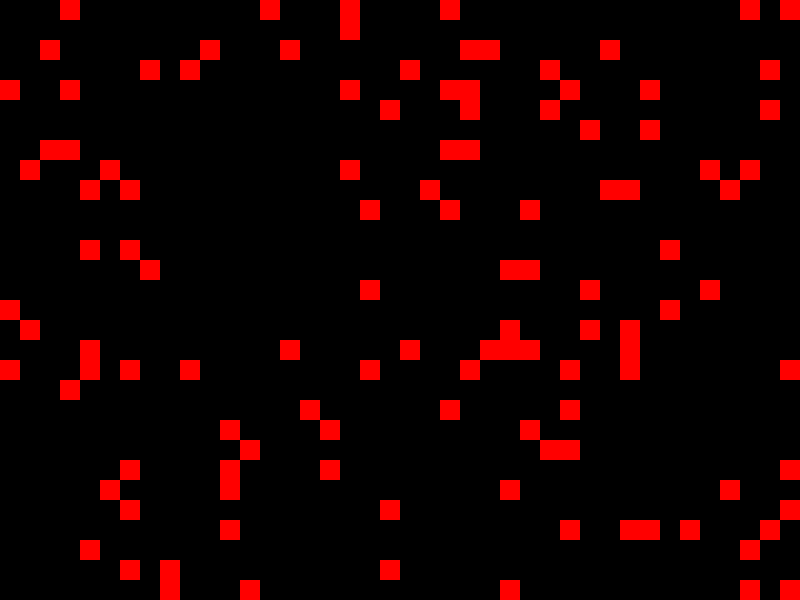
Frame 1 (no input)
Frame 60 (the mouse pressed at the canvas centre just before this capture): identical to frame 1, image omitted
Frame 120 (the mouse held since frame 60 and released just before this capture): identical to frame 1, image omitted

The Processing sketch that drew this single still picture (run headless with seeded random() and noise(); from frame 60 on, the mouse is pressed at the canvas centre):

// Processing sketch: GameOfLifeStarter
// ── GameOfLifeStarter.pde
import java.util.Arrays;

final int SPACING = 20; // each cell's width/height //<>// //<>//
final float DENSITY = 0.1; // how likely each cell is to be alive at the start
int[][] grid; // the 2D array to hold 0's and 1's

int g = 142;
int b = 172;
int x = 0;
int y = 0;
boolean show = true;
void setup() {
  size(800, 600); // adjust accordingly, make sure it's a multiple of SPACING
  noStroke(); // don't draw the edges of each cell
  frameRate(10); // controls speed of regeneration
  grid = new int[height / SPACING][width / SPACING];


  // STEP 1 - Populate initial grid (you may want to use Arrays.toString to check it)

  for (int i = 0; i<grid.length; i++) {
    for (int j = 0; j<grid[0].length; j++) {
      double r = Math.random();
      if (r<DENSITY) {
        grid[i][j]=1;
      } else {
        grid[i][j]=0;
      }
    }
  }
}

void draw() {
  showGrid(); // STEP 2 - Implement this method so you can see your 2D array
  // grid = calcNextGrid(); // uncomment this after you get showGrid() working
}

int[][] calcNextGrid() {
  int[][] nextGrid = new int[grid.length][grid[0].length];
  for (int r = 0; r<grid.length-1; r++) {//- 1 due to where it starting.
    for (int c = 0; c<grid[0].length; c++) {
    }
  }

  // your code here

  return nextGrid;
}

int countNeighbors(int y, int x) {
  // your code here
  // don't check out-of-bounds cells!
  int n = 0; // don't count yourself!
  for(int rowEdge = -1; rowEdge <=0;rowEdge++ ){
    for(int colEdge = -1; colEdge<=0;colEdge++){
      int rowBounds = y+rowEdge;
      int colBounds = x+colEdge;
      if((rowEdge == 0 && colEdge == 0) && rowBounds >= grid.length || colBounds >=grid[0].length){
         n+=grid[rowBounds][colBounds];
      }
      
    }
  }
  
  return n;
}

void showGrid() {
  // your code here
  // use square() to represent each cell
  for (int r = 0; r<grid.length; r++) {
    for (int c = 0; c<grid[0].length; c++) {
      if (grid[r][c] == 1) {
        fill(255, 0, 0);
      } else {
        fill(0, 0, 0);
      }
       square(c*SPACING, r*SPACING, SPACING);
    }
  }





  // use fill(r, g, b) to control color: black for empty, red for filled (or alive)
  // each square (cell) has a width and height of SPACING.
  // you will need to calculate the x and y position as you loop through the grid
}
